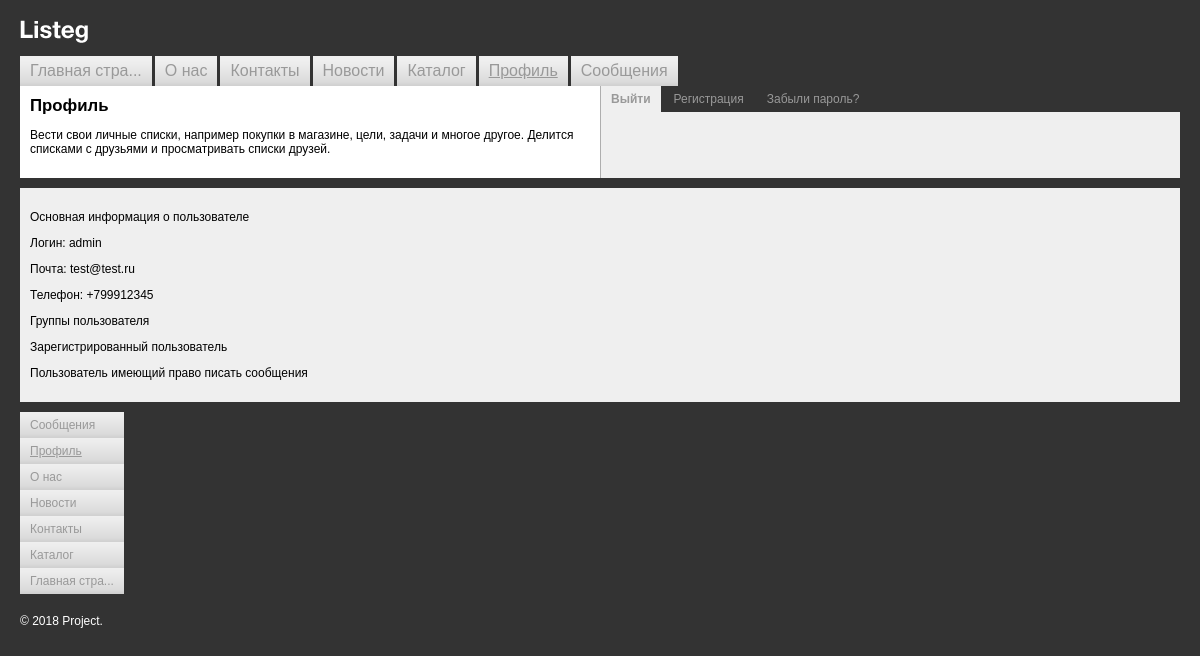
Page /route/profile/ (signed in) on the committed database.
### tables this page shows
CREATE TABLE `users` (
  `id` int NOT NULL AUTO_INCREMENT,
  `fio` varchar(255) NOT NULL,
  `email` varchar(255) NOT NULL,
  `phone` varchar(11) DEFAULT NULL,
  `password` varchar(255) NOT NULL,
  `active` tinyint(1) NOT NULL,
  `notify_email` tinyint(1) NOT NULL,
  PRIMARY KEY (`id`),
  UNIQUE KEY `users_email_uindex` (`email`)
);

CREATE TABLE `groups` (
  `id` int NOT NULL AUTO_INCREMENT,
  `name` varchar(255) NOT NULL,
  `description` varchar(255) DEFAULT NULL,
  PRIMARY KEY (`id`)
);

### templates/showUserInfoTemplate.php (the view)
<p>Основная информация о пользователе</p>
<p>Логин: <?=$fio?></p>
<p>Почта: <?=$email?></p>
<p>Телефон: <?=$phone?></p>

### include/functions.php (shortened to what this page needs)
<?php
function showMenu($arr,$sortBy = 'sortAscSort', $ulClass = '') {
    include ($_SERVER['DOCUMENT_ROOT'].'/templates/menuTemplate.php');
}
function connect() {
    $host="localhost";
    $user="root";
    $password="TYSon777";
    $dbname="project";
    static $con;
    if(empty($con)) {
        $con = mysqli_connect($host, $user, $password, $dbname)
        or die ('Нет соединения с сервером ' . mysqli_connect_error());
    }
    if(!$con -> set_charset("utf-8")) {
        mysqli_error($con);
    } else {
        mysqli_character_set_name($con);
    }
    return $con;
}
function showUserInfo($fio, $email, $phone) {
    include($_SERVER['DOCUMENT_ROOT'] . '/templates/showUserInfoTemplate.php');
}
function getUserInfoByLogin($fio) {
    $queryUserInfo = "select u.fio, u.email, u.phone from users as u
                    where u.fio = '" .mysqli_real_escape_string(connect(),  $fio) . "'";
    if($resUserInfo = mysqli_query(connect(), $queryUserInfo)) {
        while ($row = mysqli_fetch_assoc($resUserInfo)) {
            showUserInfo($row['fio'], $row['email'], $row['phone']);
        }
    }
}
function showUserGroups($name) {
    include($_SERVER['DOCUMENT_ROOT'] . '/templates/showUserGroupsTemplate.php');
}
function getUserGroupsByLogin($fio) {
    $queryUserGroups = "select g.name from `groups` as g
                    join group_user gu on g.id = gu.group_id
                    join users as u on gu.user_id = u.id
                    where u.fio = '" . mysqli_real_escape_string(connect(),  $fio) . "'"; ?>
    <p>Группы пользователя</p><?php
    if($resUserGroups = mysqli_query(connect(), $queryUserGroups)) {
        while ($row = mysqli_fetch_assoc($resUserGroups)) {
            showUserGroups($row['name']);
        }
    }
}

### templates/showUserGroupsTemplate.php
<p><?=$name?></p>

### styles.css (style rules this page uses)
body { background: #333333; padding: 20px; margin: 0; color: #000000; font-family: Arial, Helvetica, sans-serif; font-size: 12px; }

### rows in the picture
users: fio "admin", email "test@test.ru", phone "+799912345"
groups: name "Зарегистрированный пользователь"
groups: name "Пользователь имеющий право писать сообщения"

### other values in the picture
cutString($items['title']) "Главная стра..."
cutString($items['title']) "О нас"
cutString($items['title']) "Контакты"
cutString($items['title']) "Новости"
cutString($items['title']) "Каталог"
cutString($items['title']) "Профиль"
cutString($items['title']) "Сообщения"
getTitle($menu) "Профиль"
$authName "Выйти"
